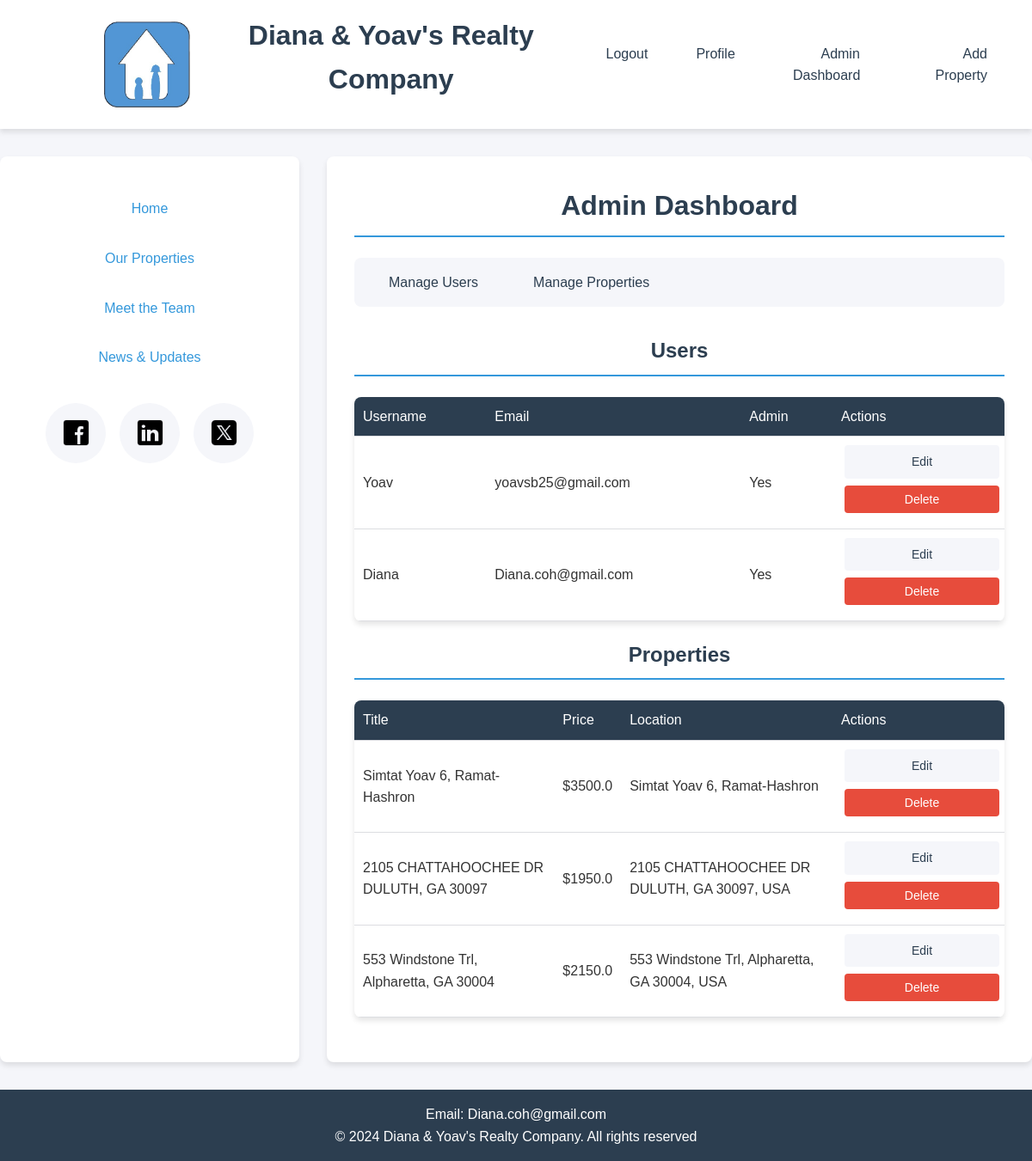
The page /admin (signed in) on the database its author committed.
### app.py (models this page shows, shortened)
class User(db.Model, UserMixin):
    id = db.Column(db.Integer, primary_key=True)
    username = db.Column(db.String(150), nullable=False, unique=True)
    email = db.Column(db.String(150), nullable=False, unique=True)
    password = db.Column(db.String(150), nullable=False)
    is_admin = db.Column(db.Boolean, default=False)

class Property(db.Model):
    id = db.Column(db.Integer, primary_key=True)
    name = db.Column(db.String(100), nullable=False)
    description = db.Column(db.Text, nullable=False)
    price = db.Column(db.Float, nullable=False)
    location = db.Column(db.String(100), nullable=False)
    bedrooms = db.Column(db.Integer, nullable=False)
    bathrooms = db.Column(db.Integer, nullable=False)
    square_footage = db.Column(db.Integer, nullable=False)
    images = db.Column(db.JSON, nullable=False, default=list)
    files = db.relationship('PropertyFile', backref='property', lazy=True, cascade="all, delete-orphan")
    tenants = db.Column(db.String(100))
    buying_price = db.Column(db.Float)
    year_bought = db.Column(db.Integer)
    current_value = db.Column(db.Float)

### app.py (the view)
@app.route('/admin')
@login_required
@admin_required
def admin_dashboard():
    users = User.query.all()
    properties = Property.query.all()
    return render_template('admin_dashboard.html', users=users, properties=properties)

### app.py (called while the page is built)
def admin_required(f):
    @wraps(f)
    def decorated_function(*args, **kwargs):
        if not current_user.is_admin:
            abort(403)
        return f(*args, **kwargs)
    return decorated_function

@login_manager.user_loader
def load_user(user_id):
    return User.query.get(int(user_id))

### templates/admin_dashboard.html (shortened to what this page needs)
{% extends "base.html" %}
{% block content %}
<h1 class="dashboard-title">Admin Dashboard</h1>
<nav class="admin-nav">
    <ul class="nav-list">
        <li><a href="#users" class="nav-link">Manage Users</a></li>
        <li><a href="#properties" class="nav-link">Manage Properties</a></li>
    </ul>
</nav>
<section id="users" class="section">
    <h2 class="section-title">Users</h2>
    <table class="data-table">
        <thead>
            <tr>
                <th>Username</th>
                <th>Email</th>
                <th>Admin</th>
                <th>Actions</th>
            </tr>
        </thead>
        <tbody>
            {% for user in users %}
            <tr>
                <td>{{ user.username }}</td>
                <td>{{ user.email }}</td>
                <td>{{ 'Yes' if user.is_admin else 'No' }}</td>
                <td>
                    <a href="{{ url_for('edit_user', user_id=user.id) }}" class="btn btn-secondary">Edit</a>
                    <form action="{{ url_for('delete_user', user_id=user.id) }}" method="POST" style="display:inline;">
                        <button type="submit" class="btn btn-danger">Delete</button>
                    </form>
                </td>
            </tr>
            {% endfor %}
        </tbody>
    </table>
</section>
<section id="properties" class="section">
    <h2 class="section-title">Properties</h2>
    <table class="data-table">
        <thead>
            <tr>
                <th>Title</th>
                <th>Price</th>
                <th>Location</th>
                <th>Actions</th>
            </tr>
        </thead>
        <tbody>
            {% for property in properties %}
            <tr>
                <td>{{ property.name }}</td>
                <td>${{ property.price }}</td>
                <td>{{ property.location }}</td>
                <td>
                    <a href="{{ url_for('edit_property', property_id=property.id) }}" class="btn btn-secondary">Edit</a>
                    <form action="{{ url_for('delete_property', property_id=property.id) }}" method="POST" style="display:inline;">
                        <button type="submit" class="btn btn-danger">Delete</button>
                    </form>
                </td>
            </tr>
            {% endfor %}
        </tbody>
    </table>
</section>
{% endblock %}

### static/style.css (style rules this page uses)
:root { --primary-color: #2c3e50; --secondary-color: #3498db; --accent-color: #e74c3c; --success-color: #2ecc71; --warning-color: #f1c40f; --danger-color: #e74c3c; --text-color: #333; --light-gray: #f5f6fa; --medium-gray: #95a5a6; --border-color: #dcdde1; --font-main: 'Arial', sans-serif; --transition: all 0.3s ease; --shadow: 0 4px 6px rgba(0, 0, 0, 0.1); }
* { margin: 0; padding: 0; box-sizing: border-box; }
body { font-family: var(--font-main); line-height: 1.6; color: var(--text-color); background-color: var(--light-gray); }
h1, h2, h3, h4, h5, h6 { color: var(--primary-color); margin-bottom: 1rem; text-align: center; }
a { color: var(--secondary-color); text-decoration: none; transition: var(--transition); }
nav ul { display: flex; list-style: none; gap: 1.5rem; }
nav a { color: var(--primary-color); font-weight: 500; padding: 0.5rem 1rem; border-radius: 4px; }
.btn { display: inline-grid; margin-top: 1rem; padding: 0.5rem 1rem; border-radius: 4px; font-weight: 500; text-decoration: none; transition: var(--transition); cursor: pointer; border: none; font-size: 1rem; width: 300px; text-align: center; }
.btn-secondary { background-color: var(--light-gray); color: var(--primary-color); }
.btn-danger { background-color: var(--danger-color); color: white; }
.data-table { width: 100%; margin-bottom: 20px; border-collapse: collapse; background-color: white; box-shadow: var(--shadow); border-radius: 8px; overflow: hidden; }
.data-table th, .data-table td { padding: 10px; text-align: left; border-bottom: 1px solid var(--border-color); }
.data-table th { background-color: var(--primary-color); color: white; font-weight: 500; }
.data-table td .btn { display: inline-block; width: auto; min-width: 80px; margin: 0 0.25rem; padding: 0.5rem 1rem; font-size: 0.875rem; }
.data-table td form { display: inline-block; }
.dashboard-title { font-size: 2rem; border-bottom: 2px solid var(--secondary-color); padding-bottom: 0.5rem; margin-bottom: 1.5rem; }
.admin-nav { background-color: var(--light-gray); border-radius: 8px; margin-bottom: 2rem; padding: 1rem; }
.nav-list { display: flex; list-style: none; gap: 1rem; }
.nav-link { color: var(--primary-color); padding: 0.75rem 1.5rem; border-radius: 4px; font-weight: 500; }
.section-title { border-bottom: 2px solid var(--secondary-color); padding-bottom: 0.5rem; margin-bottom: 1.5rem; }

### rows shown on the page
User: username "Yoav", email "yoavsb25@gmail.com", is_admin "Yes"
User: username "Diana", email "Diana.coh@gmail.com", is_admin "Yes"
Property: name "Simtat Yoav 6, Ramat-Hashron", price "3500.0", location "Simtat Yoav 6, Ramat-Hashron"
Property: name "2105 CHATTAHOOCHEE DR DULUTH, GA 30097", price "1950.0", location "2105 CHATTAHOOCHEE DR DULUTH, GA 30097, USA"
Property: name "553 Windstone Trl, Alpharetta, GA 30004", price "2150.0", location "553 Windstone Trl, Alpharetta, GA 30004, USA"
